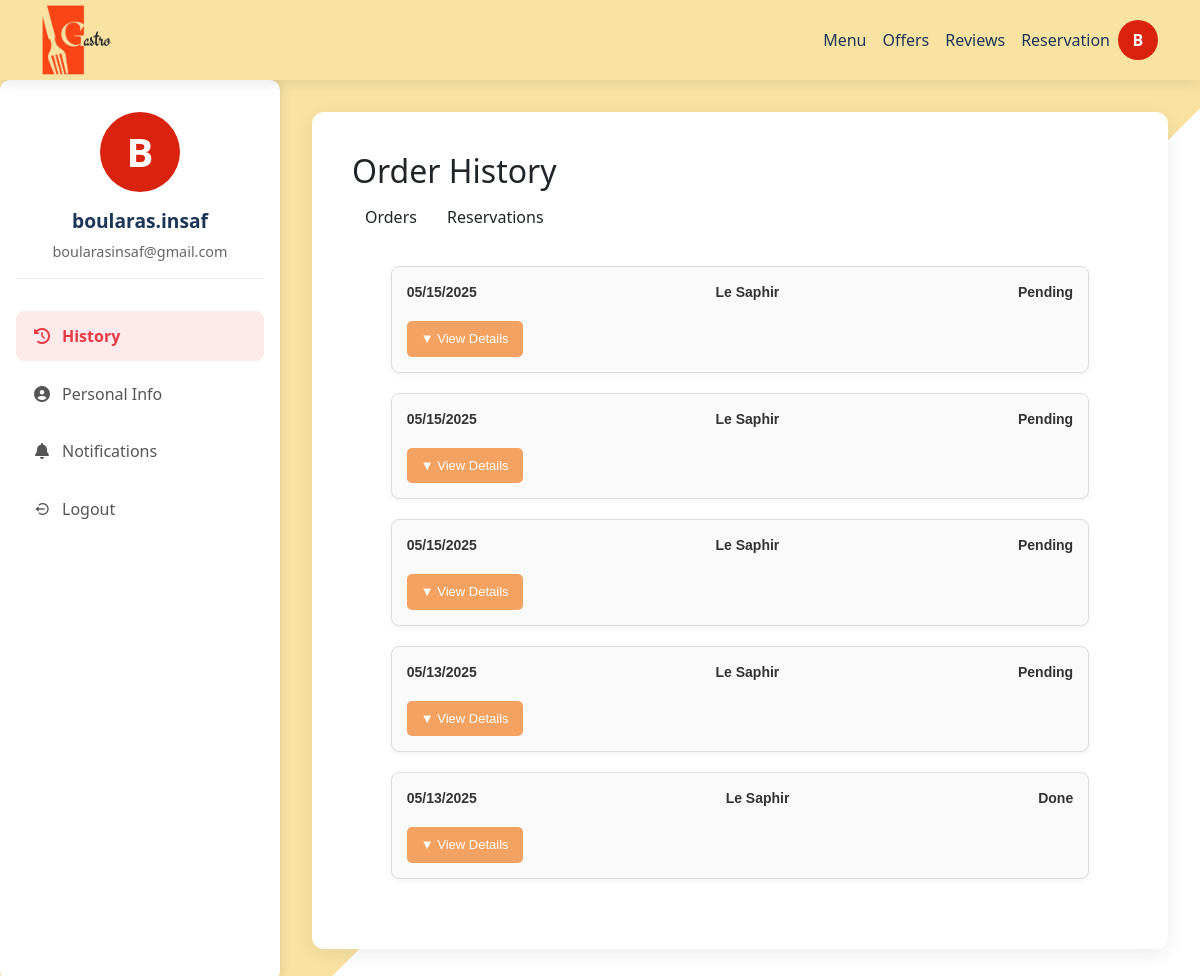
The app's page /restaurant/profile/ (signed in), older data.
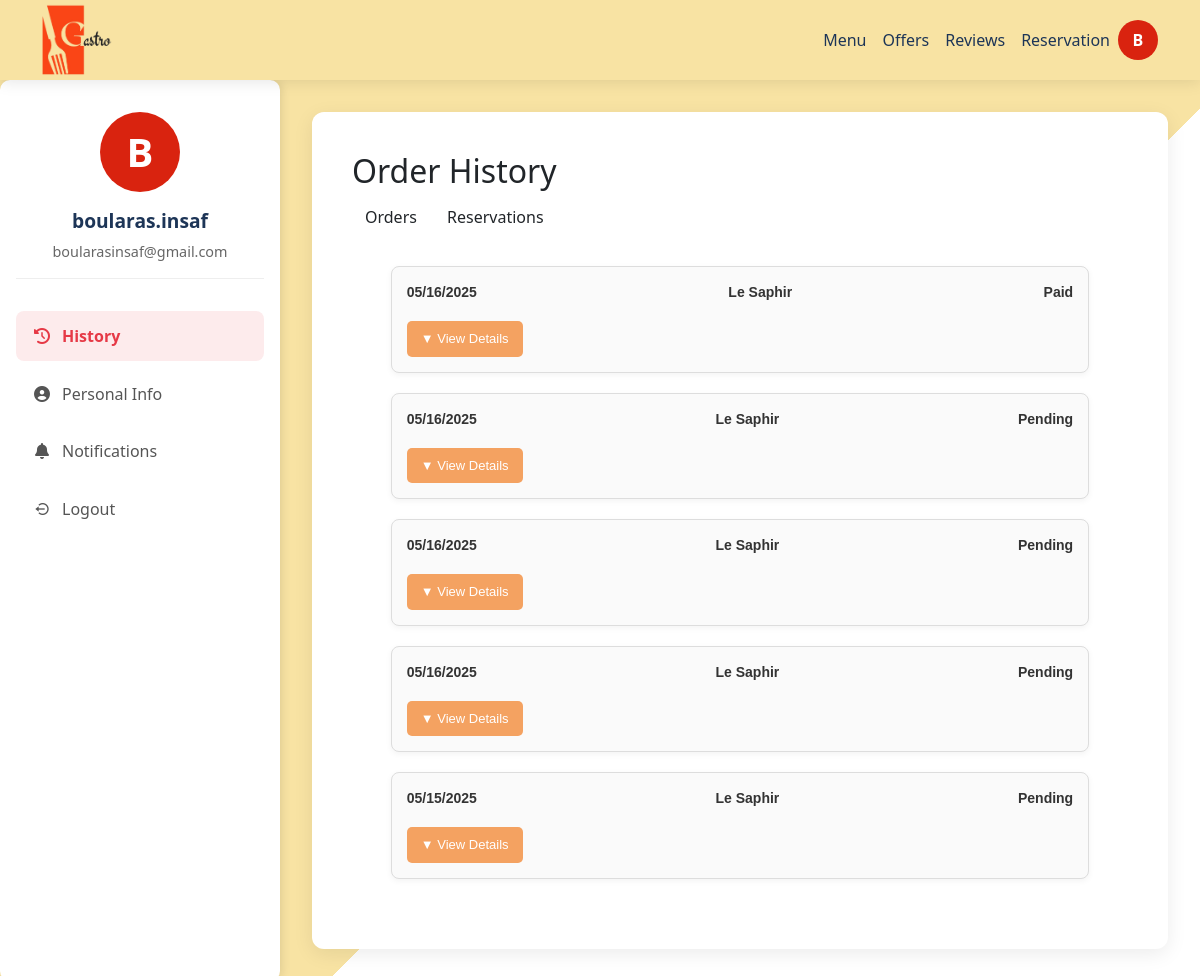
The same page, newer data.
### orders/models.py (models this page shows, shortened)
class Order(models.Model):
    order_date = models.DateTimeField(auto_now_add=True)
    status = models.CharField(max_length=30, choices=OrderStatus.choices)
    mode = models.CharField(max_length=10, choices=OrderMode.choices)
    client = models.ForeignKey(Client, on_delete=models.CASCADE, null=True)
    server = models.ForeignKey(Server, on_delete=models.SET_NULL, null=True)
    restaurant = models.ForeignKey(Restaurant, on_delete=models.CASCADE)
    table_number = models.PositiveIntegerField(null=True, blank=True)
    promo_code = models.CharField(max_length=50, blank=True, null=True)
    discount_amount = models.DecimalField(max_digits=10, decimal_places=2, default=0)
    discount_percentage = models.DecimalField(max_digits=5, decimal_places=2, default=0)

### restaurant/models.py (models this page shows)
class Restaurant(models.Model):
    name = models.CharField(max_length=100)
    address = models.CharField(max_length=255)
    city = models.CharField(max_length=100)
    phone = models.CharField(max_length=20)
    email = models.EmailField()
    image = models.ImageField(upload_to='restaurant_images/', blank=True, null=True)
    def __str__(self):
        return self.name

### restaurant/views.py (the view)
# urls.py: path('profile/', views.profile, name='profile'),
@client_required
def profile(request):
    if request.method == 'POST':
        u_form = UserUpdateForm(request.POST, instance=request.user)
        p_form = CustomPasswordChangeForm(user=request.user, data=request.POST)
        if 'update_info' in request.POST and u_form.is_valid():
            u_form.save()
            messages.success(request, 'Your profile has been updated!')
            return redirect('profile')
        elif 'change_password' in request.POST and p_form.is_valid():
            p_form.save()
            messages.success(request, 'Your password has been updated!')
            return redirect('profile')
    else:
        u_form = UserUpdateForm(instance=request.user)
        p_form = CustomPasswordChangeForm(user=request.user)
    orders_qs = Order.objects.filter(client=request.user.client).order_by('-order_date')[:5]
    order_details = []
    for order in orders_qs:
        items = []
        subtotal = 0
        for od in order.orderdish_set.select_related('dish'):
            item_total = od.quantity * od.dish.price
            items.append({
                'name': od.dish.name,
                'quantity': od.quantity,
                'price': od.dish.price,
                'total': item_total,
            })
            subtotal += item_total
        if order.discount_percentage > 0:
            discount_amount = (subtotal * order.discount_percentage) / 100
            final_amount = subtotal - discount_amount
        elif order.discount_amount > 0:
            final_amount = subtotal - order.discount_amount
        else:
            final_amount = subtotal
        order_details.append({
            'id': order.id,
            'date': order.order_date,
            'restaurant': order.restaurant.name,
            'status': order.get_status_display(),
            'items': items,
            'subtotal': subtotal,
            'discount_amount': order.discount_amount,
            'discount_percentage': order.discount_percentage,
            'final_amount': final_amount,
            'has_discount': order.discount_amount > 0 or order.discount_percentage > 0,
        })
    reservations = Reservation.objects.filter(client=request.user.client).order_by('-datetime')[:5]
    context = {
        'u_form': u_form,
        'p_form': p_form,
        'order_details': order_details,
        'reservations': reservations,
    }
    return render(request, 'client/profil.html', context)

### templates/client/profil.html (shortened to what this page needs)
<!DOCTYPE html>
{% load static %}
<html lang="en">
<head>
    <link href="https://cdn.jsdelivr.net/npm/bootstrap@5.3.2/dist/css/bootstrap.min.css" rel="stylesheet">
    <link rel="stylesheet" href="https://cdnjs.cloudflare.com/ajax/libs/font-awesome/6.4.0/css/all.min.css">
    <link rel="stylesheet" href="{% static 'styles/client/profil.css' %}">
    <link href='https://unpkg.com/boxicons@2.1.4/css/boxicons.min.css' rel='stylesheet'>
    <link rel="stylesheet" href="{% static 'styles/bootstrap.min.css' %}">
    <link rel="stylesheet" href="https://cdn.jsdelivr.net/npm/bootstrap-icons@1.10.5/font/bootstrap-icons.css">
</head>
<body>
    <nav class="navbar navbar-expand-lg">
        <div class="container">
            <a class="navbar-brand" href="{% url 'landing_page' %}">
                <img src="{% static 'images/GASTRO_LINK-.png' %}" alt="GastroLink" class="logo">
            </a>
            <div class="collapse navbar-collapse" id="navbarNav">
                <ul class="navbar-nav ms-auto">
                    <li class="nav-item"><a class="nav-link" href="{% url 'order' %}">Menu</a></li>
                    <li class="nav-item"><a class="nav-link" href="{% url 'client_offers' %}">Offers</a></li>
                    <li class="nav-item"><a class="nav-link" href="{% url 'review_list' %}">Reviews</a></li>
                    <li class="nav-item"><a class="nav-link" href="{% url 'create_reservation' %}">Reservation</a></li>
                    <div class="avatar-circle-link" style="background-color: #d9230f;">
                        <a href="{% url 'profile' %}">{{ user.username.0|upper }}</a>
                    </div>
                </ul>
            </div>
        </div>
    </nav>
    <div class="main-container">
        <div class="sidebar">
            <div class="sidebar-header">
                <div class="avatar-circle" style="background-color: #d9230f;">
                    {{ user.username.0|upper }}
                </div>
                <div class="sidebar-name-email">
                    <div class="sidebar-name">{{ user.get_full_name|default:user.username }}</div>
                    <div class="sidebar-email">{{ user.email }}</div>
                </div>
            </div>
            <ul class="sidebar-menu">
                <li>
                    <a href="#" class="active" onclick="showSection('history')">
                        <i class="fas fa-history"></i> History
                    </a>
                </li>
                <li>
                    <a href="#" onclick="showSection('personal-info')">
                        <i class="fas fa-user-circle"></i> Personal Info
                    </a>
                </li>
                <li>
                    <a href="#" onclick="showSection('notifications')">
                        <i class="fas fa-bell"></i> Notifications
                    </a>
                </li>
                <li>
                    <a href="{% url 'logout' %}">
                        <i class="bx bx-log-out-circle"></i> Logout
                    </a>
                </li>
            </ul>
        </div>
<div class="content">
    <div class="profile-card">
        <div id="history-section">
            <h2>Order History</h2>
            <div>
                <button onclick="showHistoryTab('orders')" class="btn btn-default">Orders</button>
                <button onclick="showHistoryTab('reservations')" class="btn btn-default">Reservations</button>
            </div>
            <div id="orders-list">
                {% for order in order_details %}
                <div>
                    <div>
                        <div>{{ order.date|date:"m/d/Y" }}</div>
                        <div>{{ order.restaurant }}</div>
                        <div>{{ order.status }}</div>
                    </div>
                    <button onclick="toggleOrderDetails(this)">
                        ▼ View Details
                    </button>
                </div>
                {% empty %}
                <div>No orders yet.</div>
                {% endfor %}
            </div>
        </div>
    </div>
</div>
    </div>
</body>
</html>

Row changes from the older to the newer data that the page shows:
no longer on this page (row unchanged): Order: date "05/15/2025"
no longer on this page (row unchanged): Order: date "05/15/2025"
no longer on this page (row unchanged): Order: date "05/13/2025"
no longer on this page (row unchanged): Order: date "05/13/2025"
added Order: date "05/16/2025"
added Order: date "05/16/2025"
added Order: date "05/16/2025"
added Order: date "05/16/2025"
Text that changed along with them:
new list line: "Le Saphir"
new list line: "Paid ▼ View Details"
new list line: "Pending ▼ View Details"
list line gone: "Le Saphir"
list line gone: "Pending ▼ View Details"
list line gone: "Done ▼ View Details"
